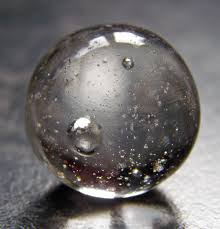
%> input picture Introduction_to_Engineering_Systems_2/In-Class MatLAB/imgres.jpg, 220 x 229 px
$ octave playImage.m   (GNU Octave 9; MATLAB toolbox functions it lacks are replaced by stand-ins)
%> lines starting %> are read from the running program, lines starting %| are printed output that depends on the picture; in (x1, y1, x2, y2) boxes, pixels count from 0 and x2, y2 are one past the last pixel; in counts of white or black regions, pixels touching at a corner belong together; the program's own positions count from 1
%playImage.m

%Playing around with images

clear
clc

%set filename to open
filename = 'imgres.jpg';
myImage = imread(filename);
%> myImage is the input picture: size 229x220x3 uint8; mean R, G, B 113.7, 110.5, 110.3

%% let's display the image
%open new figure
figure(1)
axis; %turn on the current axis
hax1 = gca; %refers to handle for axis 1 is gca: function that gets current axiis

%hgs is a structured variable that has  info about the image window
hgs = imshow(myImage,'InitialMagnification','fit');
%ensures hgs is a dominant window
hgs.Parent = hax1;
%turn off the axes so they are not visible
axis(hax1,'off');
%makes the image undistorted
axis(hax1,'image');

%% turn the image to grayscale
grayImage = rgb2gray(myImage);

%open new figure
figure(2)
axis; %turn on the current axis
hax2 = gca; %refers to handle for axis 1 is gca: function that gets current axiis

%hgs is a structured variable that has  info about the image window
hgs2 = imshow(grayImage,'InitialMagnification','fit');
%ensures hgs is a dominant window
hgs2.Parent = hax2;
%turn off the axes so they are not visible
axis(hax2,'off');
%makes the image undistorted
axis(hax2,'image');

%% create negative image
for ix = 1:220
    for iy = 1:229
        negImage(iy,ix) = 255 - grayImage(iy,ix);
    end
end
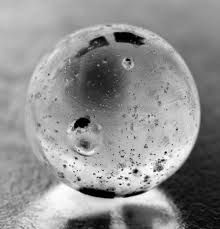
%> negImage: size 229x220 uint8; min 0, max 255, mean 143.6

%open new figure
figure(3)
axis; %turn on the current axis
hax3 = gca; %refers to handle for axis 1 is gca: function that gets current axiis

%hgs is a structured variable that has  info about the image window
hgs3 = imshow(negImage,'InitialMagnification','fit');
%ensures hgs is a dominant window
hgs3.Parent = hax3;
%turn off the axes so they are not visible
axis(hax3,'off');
%makes the image undistorted
axis(hax3,'image');

%% create binary image
for ix = 1:220
    for iy = 1:229
        if grayImage(iy,ix) >= 150
            binaryImage(iy,ix) = 255;
        elseif grayImage(iy,ix) < 150
            binaryImage(iy,ix) = 0;
        end
    end
end
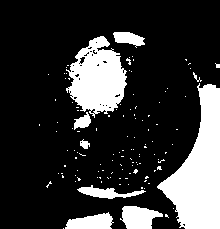
%> binaryImage: size 229x220 double; 21% white; 120 white regions (111 under 20 px), largest, box (x1, y1, x2, y2) and area: (157, 83, 220, 229) 4926, (66, 36, 127, 118) 3118, (120, 206, 163, 229) 686

%open new figure
figure(4)
axis; %turn on the current axis
hax4 = gca; %refers to handle for axis 1 is gca: function that gets current axiis

%hgs is a structured variable that has  info about the image window
hgs4 = imshow(binaryImage,'InitialMagnification','fit');
%ensures hgs is a dominant window
hgs4.Parent = hax4;
%turn off the axes so they are not visible
axis(hax4,'off');
%makes the image undistorted
axis(hax4,'image');
